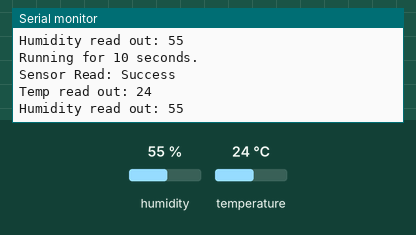
The sketch below on a simulated Arduino Uno, built with avr-gcc and run on an emulated ATmega328P. Shown: the last lines printed to the serial monitor. The test bench sets the inputs (shaded band); at power-on: humidity 55 %, temperature 24 °C.

Above: at 10.8 s.
10.9 s: humidity set to 22 %
At 15.5 s:
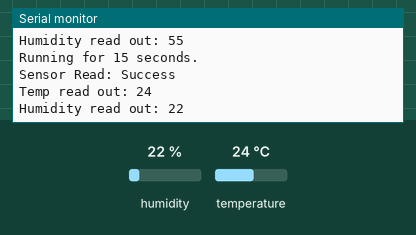
18.4 s: temperature set to 12 °C
At 20.5 s:
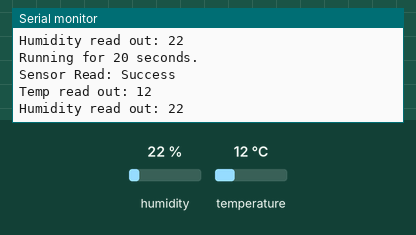
25.9 s: humidity set to 40 %
At 30.4 s:
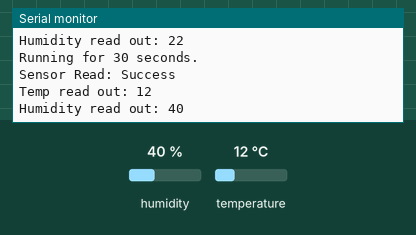
Timing chart, 0 to 31.9 s (numbered marks = the images above; inputs shaded):
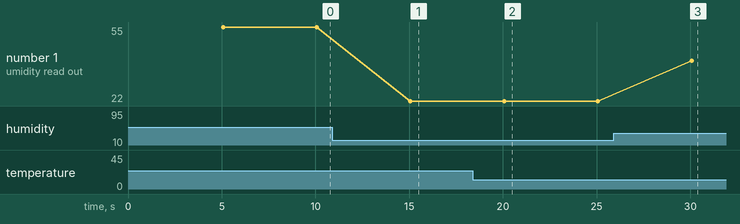

The sketch:

HumiProto1.ino
```cpp
#include <dht11.h>
const byte humiPin = 8;
const long humiTriggerWidth = 5000;
unsigned long prevHumiTrigger = 0;
unsigned long currentMillis = 0;
dht11 HUMI;
void setup() {
  Serial.begin(9600);
  Serial.println("Starting Humi tester");
}

void loop() {
  currentMillis = millis();
  if(currentMillis - prevHumiTrigger >= humiTriggerWidth){
    prevHumiTrigger = currentMillis;
    Serial.print("Running for ");
    Serial.print(currentMillis / 1000);
    Serial.println(" seconds.");
    Serial.print("Sensor Read: ");
    int result = HUMI.read(humiPin);
    switch (result){
      case DHTLIB_OK :
        Serial.println("Success");
        break;
      case DHTLIB_ERROR_TIMEOUT :
        Serial.println("Failure due to timeout. Check connection");
        break;
      case DHTLIB_ERROR_CHECKSUM :
        Serial.println("Failure due to checksum bits. Possible library incompatibilities.");
        break;
    }
    Serial.print("Temp read out: ");
    Serial.println(HUMI.temperature);
    Serial.print("Humidity read out: ");
    Serial.println(HUMI.humidity);
  }
}
```

Measured:
- after the input at 10.9 s, the serial monitor: prints a new line after 4.2 s (image 1)
- after the input at 18.4 s, the serial monitor: prints a new line after 1.6 s (image 2)
- after the input at 25.9 s, the serial monitor: prints a new line after 4.2 s (image 3)
- plotted number 1: 55 → 22 after the input at 10.9 s, 22 → 40 after the input at 25.9 s
